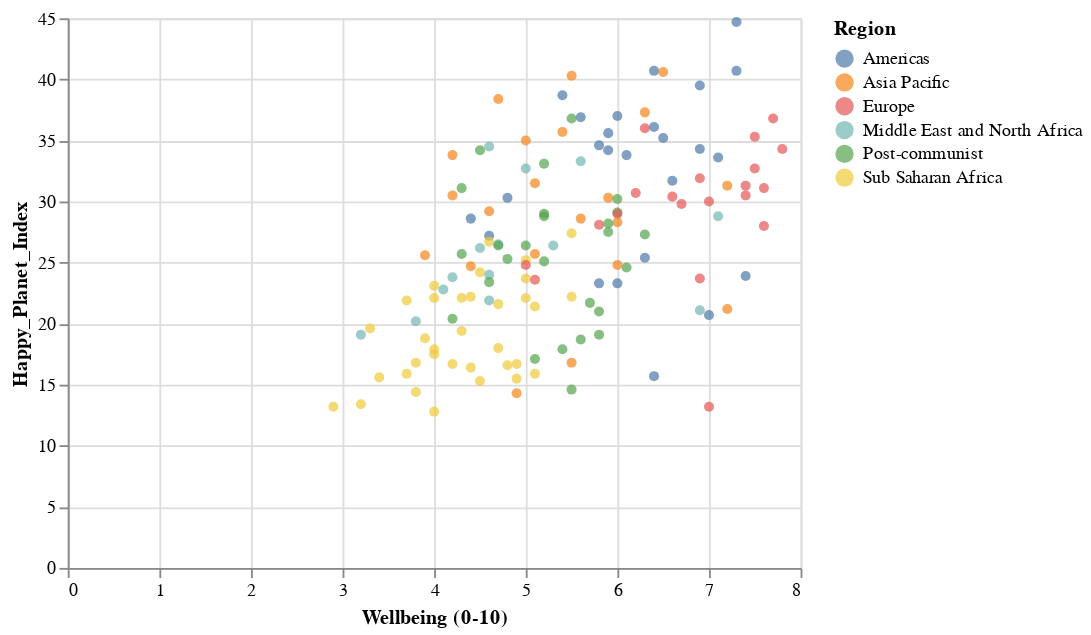

This figure's notebook cell:
### Code cell
## alt_value as lightgray to gray out all the points outside of the selection
selected_area = alt.selection_interval()
alt.Chart(df).mark_circle().encode(
    x='Wellbeing (0-10):Q',
    y='Happy_Planet_Index:Q',
    color =alt.condition(selected_area,'Region:N',alt.value('lightgray')),
    tooltip=['HPI Rank', 'Country', 'Region', 'Life_Expectancy_per_years',
       'Wellbeing (0-10)', 'Inequality_of_outcomes']
).add_selection(selected_area)

### Figure 1 — Vega-Lite specification as saved in the notebook (floating-point values rounded to 4 significant figures; data arrays with more than 128 entries replaced by an {"elided": "..."} marker saying what was removed)
{"config": {"view": {"continuousWidth": 400, "continuousHeight": 300}}, "data": {"name": "data-b6f7af815a74474cfaa8fc6e00873bd7"}, "mark": "circle", "encoding": {"color": {"condition": {"field": "Region", "type": "nominal", "selection": "selector014"}, "value": "lightgray"}, "tooltip": [{"field": "HPI Rank", "type": "quantitative"}, {"field": "Country", "type": "nominal"}, {"field": "Region", "type": "nominal"}, {"field": "Life_Expectancy_per_years", "type": "quantitative"}, {"field": "Wellbeing (0-10)", "type": "quantitative"}, {"field": "Inequality_of_outcomes", "type": "nominal"}], "x": {"field": "Wellbeing (0-10)", "type": "quantitative"}, "y": {"field": "Happy_Planet_Index", "type": "quantitative"}}, "selection": {"selector014": {"type": "interval"}}, "$schema": "https://vega.github.io/schema/vega-lite/v4.17.0.json", "datasets": {"data-b6f7af815a74474cfaa8fc6e00873bd7": {"elided": "140 records"}}}
